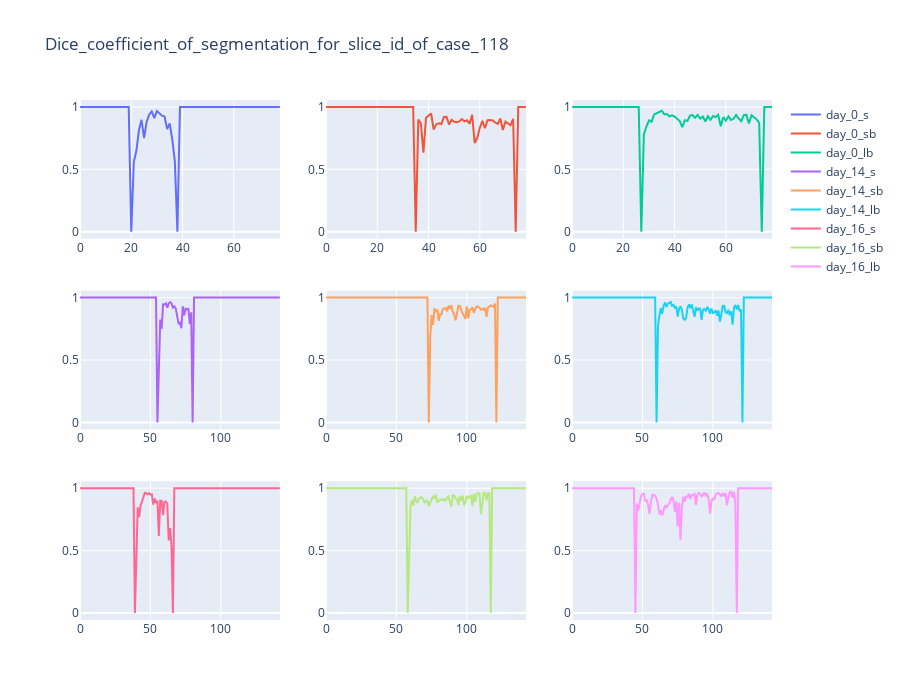

Notebook cell for this chart:
### Markdown cell above
1. 某个case下某一天的stomach，large_bowel，small_bowel区域在随着slice_id变化时前一张与后一张的位置dice_coefficient度量变化（越接近1表示前一张与这一张变化不大）
2. 不同行代表不同天，不同列是stomach，large_bowel，small_bowel
3. 图像上看起来仅仅是在stomach，large_bowel，small_bowel开始出现和忽然消失的那一刻变化较大，其余时刻变化不大，加上前面的面积变化也比较连续
4. 能不能先识别出测试集里的图片属于哪个case的哪一天？然后用

### Code cell
show_dice_coefficient_of_case(118)

### Figure 1 — Plotly figure (JSON) as saved in the notebook; plotly's stock layout.template omitted (floating-point values rounded to 4 significant figures; data arrays with more than 128 entries replaced by an {"elided": "..."} marker saying what was removed)
{"data": [{"mode": "lines", "name": "day_0_s", "type": "scatter", "x": [0, 1, 2, 3, 4, 5, 6, 7, 8, 9, 10, 11, 12, 13, 14, 15, 16, 17, 18, 19, 20, 21, 22, 23, 24, 25, 26, 27, 28, 29, 30, 31, 32, 33, 34, 35, 36, 37, 38, 39, 40, 41, 42, 43, 44, 45, 46, 47, 48, 49, 50, 51, 52, 53, 54, 55, 56, 57, 58, 59, 60, 61, 62, 63, 64, 65, 66, 67, 68, 69, 70, 71, 72, 73, 74, 75, 76, 77, 78], "xaxis": "x", "y": [1, 1, 1, 1, 1, 1, 1, 1, 1, 1, 1, 1, 1, 1, 1, 1, 1, 1, 1, 1, 0, 0.5602, 0.6489, 0.8149, 0.897, 0.7509, 0.8803, 0.9387, 0.9638, 0.9106, 0.967, 0.9506, 0.9295, 0.9226, 0.8223, 0.8671, 0.7395, 0.5661, 0, 1, 1, 1, 1, 1, 1, 1, 1, 1, 1, 1, 1, 1, 1, 1, 1, 1, 1, 1, 1, 1, 1, 1, 1, 1, 1, 1, 1, 1, 1, 1, 1, 1, 1, 1, 1, 1, 1, 1, 1], "yaxis": "y"}, {"mode": "lines", "name": "day_0_sb", "type": "scatter", "x": [0, 1, 2, 3, 4, 5, 6, 7, 8, 9, 10, 11, 12, 13, 14, 15, 16, 17, 18, 19, 20, 21, 22, 23, 24, 25, 26, 27, 28, 29, 30, 31, 32, 33, 34, 35, 36, 37, 38, 39, 40, 41, 42, 43, 44, 45, 46, 47, 48, 49, 50, 51, 52, 53, 54, 55, 56, 57, 58, 59, 60, 61, 62, 63, 64, 65, 66, 67, 68, 69, 70, 71, 72, 73, 74, 75, 76, 77, 78], "xaxis": "x2", "y": [1, 1, 1, 1, 1, 1, 1, 1, 1, 1, 1, 1, 1, 1, 1, 1, 1, 1, 1, 1, 1, 1, 1, 1, 1, 1, 1, 1, 1, 1, 1, 1, 1, 1, 1, 0, 0.8995, 0.8666, 0.6331, 0.9142, 0.9283, 0.9475, 0.819, 0.86, 0.8691, 0.8629, 0.92, 0.9206, 0.8591, 0.8972, 0.8814, 0.878, 0.884, 0.9029, 0.884, 0.8926, 0.8657, 0.9369, 0.711, 0.7527, 0.833, 0.8886, 0.8291, 0.8939, 0.895, 0.8924, 0.8751, 0.8639, 0.9079, 0.8156, 0.882, 0.8709, 0.8534, 0.9048, 0, 1, 1, 1, 1], "yaxis": "y2"}, {"mode": "lines", "name": "day_0_lb", "type": "scatter", "x": [0, 1, 2, 3, 4, 5, 6, 7, 8, 9, 10, 11, 12, 13, 14, 15, 16, 17, 18, 19, 20, 21, 22, 23, 24, 25, 26, 27, 28, 29, 30, 31, 32, 33, 34, 35, 36, 37, 38, 39, 40, 41, 42, 43, 44, 45, 46, 47, 48, 49, 50, 51, 52, 53, 54, 55, 56, 57, 58, 59, 60, 61, 62, 63, 64, 65, 66, 67, 68, 69, 70, 71, 72, 73, 74, 75, 76, 77, 78], "xaxis": "x3", "y": [1, 1, 1, 1, 1, 1, 1, 1, 1, 1, 1, 1, 1, 1, 1, 1, 1, 1, 1, 1, 1, 1, 1, 1, 1, 1, 1, 0, 0.7804, 0.8432, 0.8918, 0.8809, 0.9404, 0.9495, 0.9587, 0.9698, 0.9401, 0.943, 0.9239, 0.9324, 0.923, 0.9021, 0.8867, 0.8378, 0.8941, 0.8877, 0.9311, 0.9344, 0.9128, 0.936, 0.9062, 0.9221, 0.8827, 0.9252, 0.8975, 0.9271, 0.9188, 0.9371, 0.8448, 0.9177, 0.8892, 0.9244, 0.8951, 0.9049, 0.9354, 0.9073, 0.8858, 0.9342, 0.9383, 0.8677, 0.9336, 0.918, 0.9008, 0.871, 0, 1, 1, 1, 1], "yaxis": "y3"}, {"mode": "lines", "name": "day_14_s", "type": "scatter", "x": {"elided": "143 int values"}, "xaxis": "x4", "y": {"elided": "143 float values"}, "yaxis": "y4"}, {"mode": "lines", "name": "day_14_sb", "type": "scatter", "x": {"elided": "143 int values"}, "xaxis": "x5", "y": {"elided": "143 float values"}, "yaxis": "y5"}, {"mode": "lines", "name": "day_14_lb", "type": "scatter", "x": {"elided": "143 int values"}, "xaxis": "x6", "y": {"elided": "143 float values"}, "yaxis": "y6"}, {"mode": "lines", "name": "day_16_s", "type": "scatter", "x": {"elided": "143 int values"}, "xaxis": "x7", "y": {"elided": "143 float values"}, "yaxis": "y7"}, {"mode": "lines", "name": "day_16_sb", "type": "scatter", "x": {"elided": "143 int values"}, "xaxis": "x8", "y": {"elided": "143 float values"}, "yaxis": "y8"}, {"mode": "lines", "name": "day_16_lb", "type": "scatter", "x": {"elided": "143 int values"}, "xaxis": "x9", "y": {"elided": "143 float values"}, "yaxis": "y9"}], "layout": {"height": 700, "title": {"text": "Dice_coefficient_of_segmentation_for_slice_id_of_case_118"}, "width": 900, "xaxis": {"anchor": "y", "domain": [0, 0.2889]}, "xaxis2": {"anchor": "y2", "domain": [0.3556, 0.6444]}, "xaxis3": {"anchor": "y3", "domain": [0.7111, 1]}, "xaxis4": {"anchor": "y4", "domain": [0, 0.2889]}, "xaxis5": {"anchor": "y5", "domain": [0.3556, 0.6444]}, "xaxis6": {"anchor": "y6", "domain": [0.7111, 1]}, "xaxis7": {"anchor": "y7", "domain": [0, 0.2889]}, "xaxis8": {"anchor": "y8", "domain": [0.3556, 0.6444]}, "xaxis9": {"anchor": "y9", "domain": [0.7111, 1]}, "yaxis": {"anchor": "x", "domain": [0.7333, 1]}, "yaxis2": {"anchor": "x2", "domain": [0.7333, 1]}, "yaxis3": {"anchor": "x3", "domain": [0.7333, 1]}, "yaxis4": {"anchor": "x4", "domain": [0.3667, 0.6333]}, "yaxis5": {"anchor": "x5", "domain": [0.3667, 0.6333]}, "yaxis6": {"anchor": "x6", "domain": [0.3667, 0.6333]}, "yaxis7": {"anchor": "x7", "domain": [0, 0.2667]}, "yaxis8": {"anchor": "x8", "domain": [0, 0.2667]}, "yaxis9": {"anchor": "x9", "domain": [0, 0.2667]}}}
